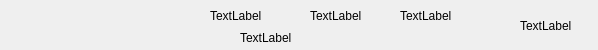
<?xml version="1.0" encoding="UTF-8"?>
<ui version="4.0">
 <class>My_Thing_Sou</class>
 <widget class="QDialog" name="My_Thing_Sou">
  <property name="geometry">
   <rect>
    <x>0</x>
    <y>0</y>
    <width>598</width>
    <height>50</height>
   </rect>
  </property>
  <property name="windowTitle">
   <string>Dialog</string>
  </property>
  <widget class="QLabel" name="Thing_Name">
   <property name="geometry">
    <rect>
     <x>20</x>
     <y>10</y>
     <width>161</width>
     <height>31</height>
    </rect>
   </property>
   <property name="styleSheet">
    <string notr="true">font: 87 12pt &quot;Arial Black&quot;;
</string>
   </property>
   <property name="text">
    <string/>
   </property>
  </widget>
  <widget class="QLabel" name="Start_Money">
   <property name="geometry">
    <rect>
     <x>210</x>
     <y>10</y>
     <width>54</width>
     <height>12</height>
    </rect>
   </property>
   <property name="text">
    <string>TextLabel</string>
   </property>
  </widget>
  <widget class="QLabel" name="Now_Money">
   <property name="geometry">
    <rect>
     <x>310</x>
     <y>10</y>
     <width>54</width>
     <height>12</height>
    </rect>
   </property>
   <property name="text">
    <string>TextLabel</string>
   </property>
  </widget>
  <widget class="QLabel" name="Thing_Num">
   <property name="geometry">
    <rect>
     <x>400</x>
     <y>10</y>
     <width>54</width>
     <height>12</height>
    </rect>
   </property>
   <property name="text">
    <string>TextLabel</string>
   </property>
  </widget>
  <widget class="QLabel" name="Time">
   <property name="geometry">
    <rect>
     <x>240</x>
     <y>30</y>
     <width>181</width>
     <height>16</height>
    </rect>
   </property>
   <property name="text">
    <string>TextLabel</string>
   </property>
  </widget>
  <widget class="QLabel" name="Status">
   <property name="geometry">
    <rect>
     <x>520</x>
     <y>10</y>
     <width>54</width>
     <height>31</height>
    </rect>
   </property>
   <property name="text">
    <string>TextLabel</string>
   </property>
  </widget>
 </widget>
 <resources/>
 <connections/>
</ui>
